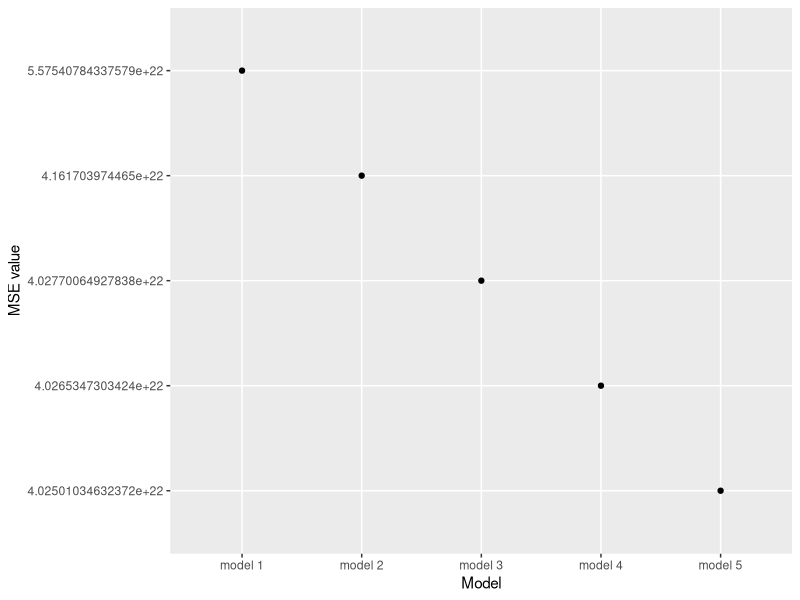
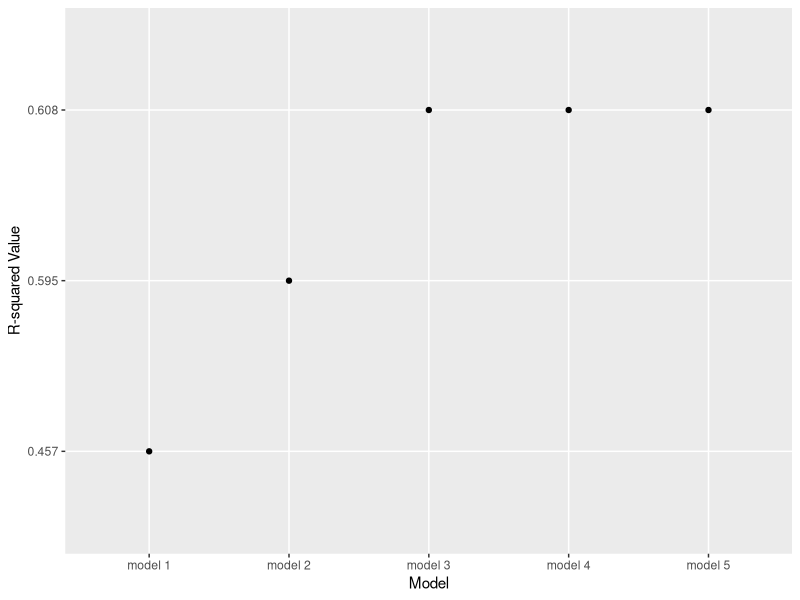
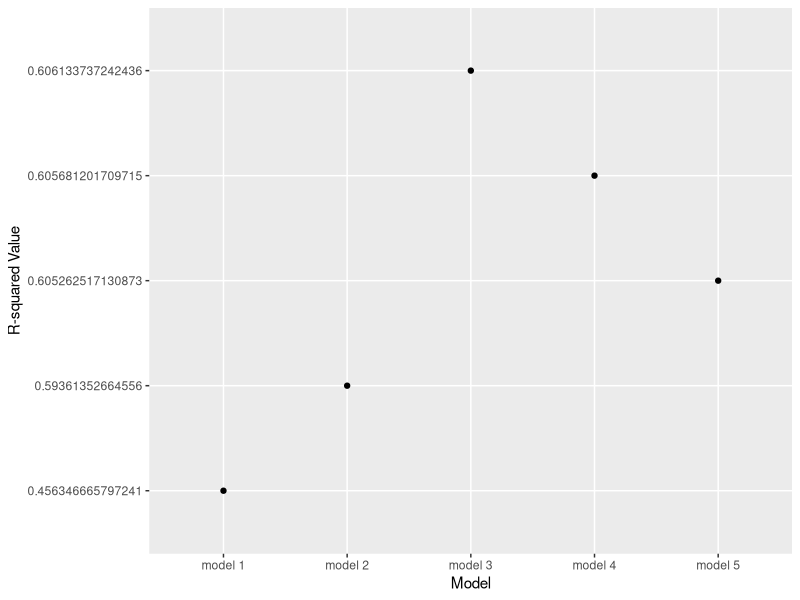
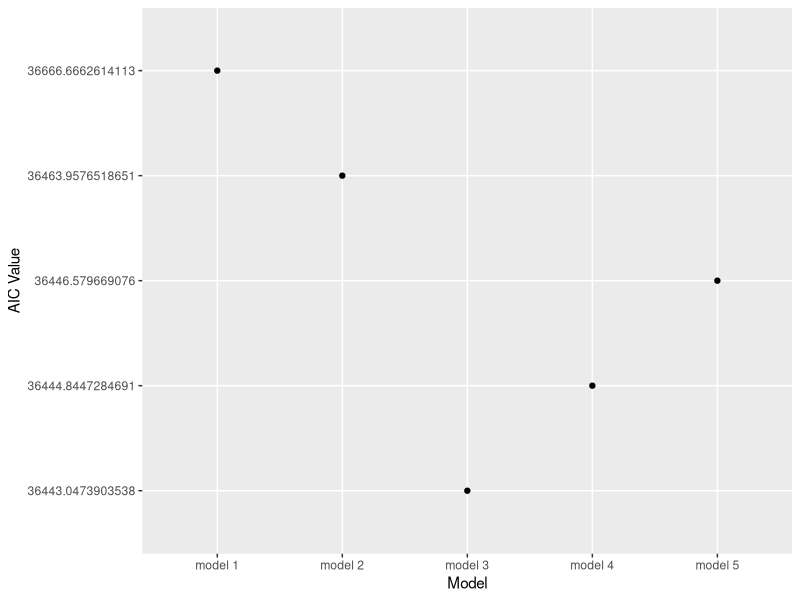
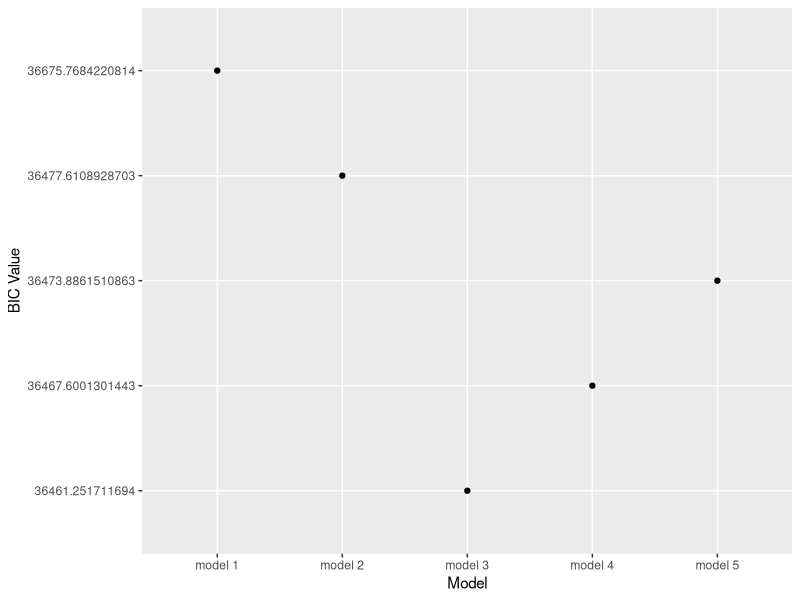
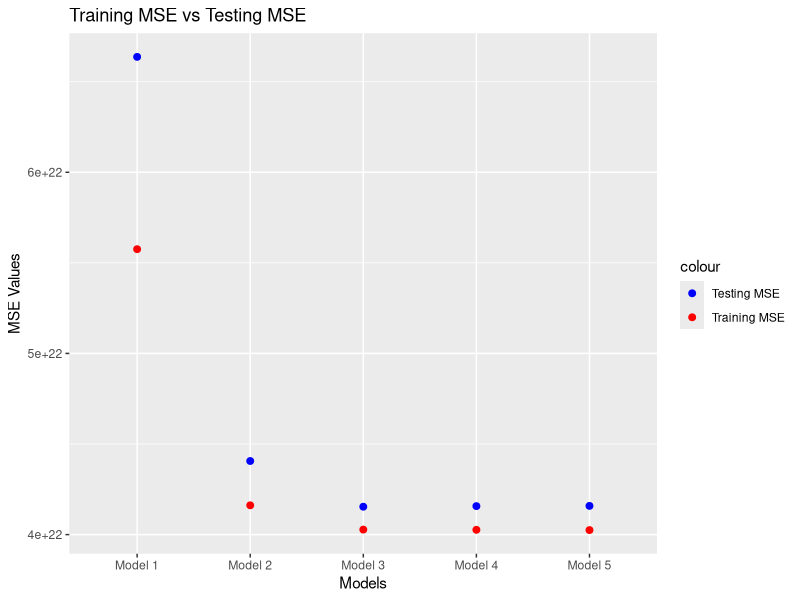
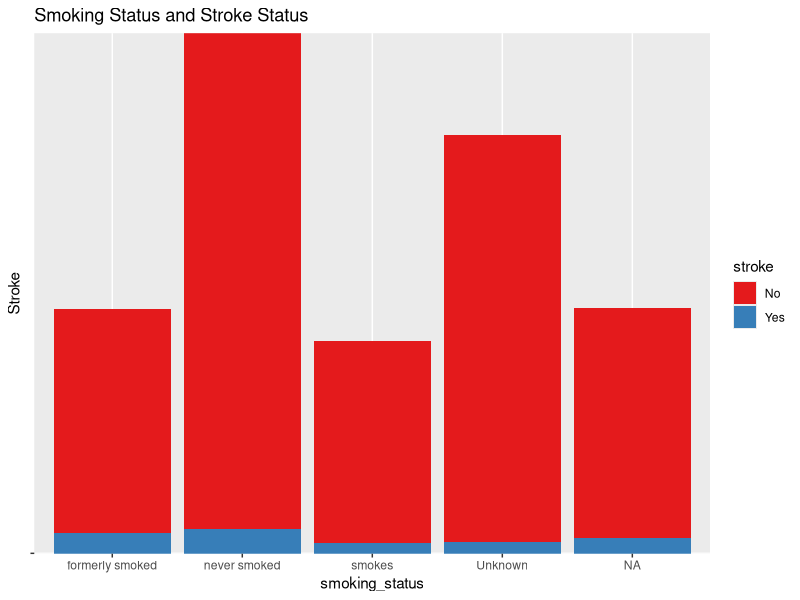

The R script that drew these images, in order:
## ---- chunk 1
knitr::opts_chunk$set(echo = TRUE)
library(ggplot2)
## ---- chunk 2
traindat <- read.csv("HW1TRData.csv")
testdat <- read.csv("HW1TSData.csv")
dim(traindat)
dim(testdat)
## ---- chunk 3
model1 <- lm(y ~ x, data = traindat)
model2 <- lm(y ~ poly(x, 2), data = traindat)
model3 <- lm(y ~ poly(x, 3), data = traindat)
model4 <- lm(y ~ poly(x, 4), data = traindat)
model5 <- lm(y ~ poly(x, 5), data = traindat)
## ---- chunk 4
mse1 <- anova(model1)["Residuals", "Sum Sq"]/700
mse2 <- anova(model2)["Residuals", "Sum Sq"]/700
mse3 <- anova(model3)["Residuals", "Sum Sq"]/700
mse4 <- anova(model4)["Residuals", "Sum Sq"]/700
mse5 <- anova(model5)["Residuals", "Sum Sq"]/700
print(c(mse1, mse2, mse3, mse4, mse5))
## ---- chunk 5
r2m1 <- round(summary(model1)$r.squared, 3)
r2m2 <- round(summary(model2)$r.squared, 3)
r2m3 <- round(summary(model3)$r.squared, 3)
r2m4 <- round(summary(model4)$r.squared, 3)
r2m5 <- round(summary(model5)$r.squared, 3)
print(c(r2m1, r2m2, r2m3, r2m4, r2m5))
## ---- chunk 6
r2a1 <- summary(model1)$adj.r.squared
r2a2 <- summary(model2)$adj.r.squared
r2a3 <- summary(model3)$adj.r.squared
r2a4 <- summary(model4)$adj.r.squared
r2a5 <- summary(model5)$adj.r.squared
print(c(r2a1, r2a2, r2a3, r2a4, r2a5))
## ---- chunk 7
AIC1 <- extractAIC(model1)
AIC2 <- extractAIC(model2)
AIC3 <- extractAIC(model3)
AIC4 <- extractAIC(model4)
AIC5 <- extractAIC(model5)
print(c(AIC1, AIC2, AIC3, AIC4, AIC5))
## ---- chunk 8
BIC1 <- extractAIC(model1, k = log(700))
BIC2 <- extractAIC(model2, k = log(700))
BIC3 <- extractAIC(model3, k = log(700))
BIC4 <- extractAIC(model4, k = log(700))
BIC5 <- extractAIC(model5, k = log(700))
print(c(BIC1, BIC2, BIC3, BIC4, BIC5))
## ---- chunk 9
#MSE plot
MSEs <- cbind(c("model 1", "model 2", "model 3", "model 4", "model 5"),c(mse1, mse2, mse3, mse4, mse5))
qplot(MSEs[,1], MSEs[,2]) + xlab("Model") + ylab("MSE value")

#R^2 plot
models <- cbind(c("model 1", "model 2", "model 3", "model 4", "model 5"),c(r2m1, r2m2, r2m3, r2m4, r2m5))
qplot(models[,1], models[,2]) + xlab("Model") + ylab("R-squared Value")

#R adj plot
modelsadj <- cbind(c("model 1", "model 2", "model 3", "model 4", "model 5"),c(r2a1, r2a2, r2a3, r2a4, r2a5))
qplot(modelsadj[,1], modelsadj[,2]) + xlab("Model") + ylab("R-squared Value")

#AIC plot
maic <- cbind(c("model 1", "model 2", "model 3", "model 4", "model 5"),c(AIC1[2], AIC2[2], AIC3[2], AIC4[2], AIC5[2]))
qplot(maic[,1], maic[,2]) + xlab("Model") + ylab("AIC Value")

#BIC plot
mbic <- cbind(c("model 1", "model 2", "model 3", "model 4", "model 5"),c(BIC1[2], BIC2[2], BIC3[2], BIC4[2], BIC5[2]))
qplot(mbic[,1], mbic[,2]) + xlab("Model") + ylab("BIC Value")
## ---- chunk 10
coef(model3)
coef(model4)
coef(model5)
## ---- chunk 11
#model 3 model 4 f test
anova(model3, model4)
## ---- chunk 12
#model 3 model 5 f test
anova(model3, model5)
## ---- chunk 13
#model 4 model 5 f test
anova(model4, model5)
## ---- chunk 14
# generate predicted values
predy1 <- predict(model1, newdata = testdat)
predy2 <- predict(model2, newdata = testdat)
predy3 <- predict(model3, newdata = testdat)
predy4 <- predict(model4, newdata = testdat)
predy5 <- predict(model5, newdata = testdat)

# mse tests
testmse1 <- sum((testdat$y - predy1)^2) / 301
testmse2 <- sum((testdat$y - predy2)^2) / 301
testmse3 <- sum((testdat$y - predy3)^2) / 301
testmse4 <- sum((testdat$y - predy4)^2) / 301
testmse5 <- sum((testdat$y - predy5)^2) / 301
print(c(testmse1, testmse2, testmse3, testmse4, testmse5))
## ---- chunk 15
msedat <- data.frame(Model = c("Model 1", "Model 2", "Model 3", "Model 4", "Model 5"),
                     TrainingMSE = c(mse1, mse2, mse3, mse4, mse5),
                     TestingMSE = c(testmse1, testmse2, testmse3, testmse4, testmse5))

ggplot(msedat, aes(x = Model)) +
  geom_point(aes(y = TrainingMSE, color = "Training MSE"), size = 2) +
  geom_point(aes(y = TestingMSE, color = "Testing MSE"), size = 2) + 
  scale_color_manual(values = c("Training MSE" = "red", "Testing MSE" = "blue")) + 
  labs(x = "Models", y = "MSE Values") + 
  ggtitle("Training MSE vs Testing MSE") 
## ---- chunk 16
heartdat <- read.csv("HW1 F2023 Q2 HD Data.csv")
head(heartdat)
## ---- chunk 17
lmtest <- lm(MaxHR~ Age + Sex + RestingBP, data = heartdat)
predict(lmtest, newdata = data.frame(Age = 25, Sex = "Female", RestingBP = 100))
## ---- chunk 18
conTable <- table(heartdat$smoking_status, heartdat$stroke)
print(conTable)
## ---- chunk 19
ggplot(heartdat, aes(fill = stroke, y = "", x = smoking_status)) + 
    geom_bar(position = "stack", stat = "identity") +
    labs(title = "Smoking Status and Stroke Status", 
         y = "Stroke") +
    scale_fill_brewer(palette = "Set1")
## ---- chunk 20
chisq.test(table(heartdat$stroke, heartdat$smoking_status))
## ---- chunk 21
a <- 537.1 - 519.8
b <- 3 - 1
c <- 215 - 3
d <- b + c
e <- a / b
f <- 519.8 / c
g <- e / f
h <- 0.0158
print(c(a, b, c, d, e, f, g, h))
